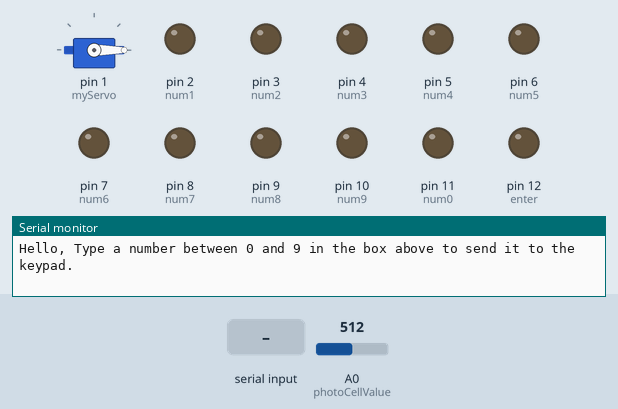
This sketch was run on a simulated Arduino Uno, built with avr-gcc and run on an emulated ATmega328P. On the bench: servo, output pins drawn as LEDs (lit = HIGH), the last lines printed to the serial monitor. Inputs (shaded band) come from the test bench; at power-on: A0 (photoCellValue) = 512. EEPROM starts erased.

Above: at 1.2 s.
1.3 s: "90,45\n" received over Serial
At 1.52 s:
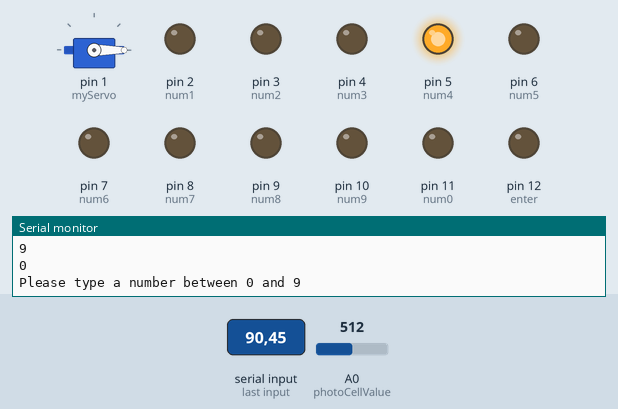
4.3 s: "30,150\n" received over Serial
At 6.3 s:
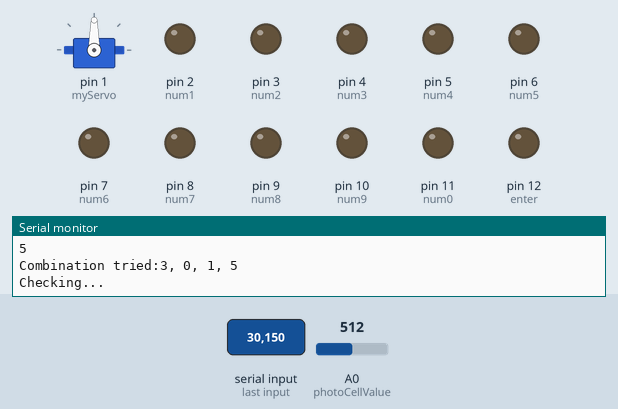
7.3 s: "2\n" received over Serial
At 8.44 s:
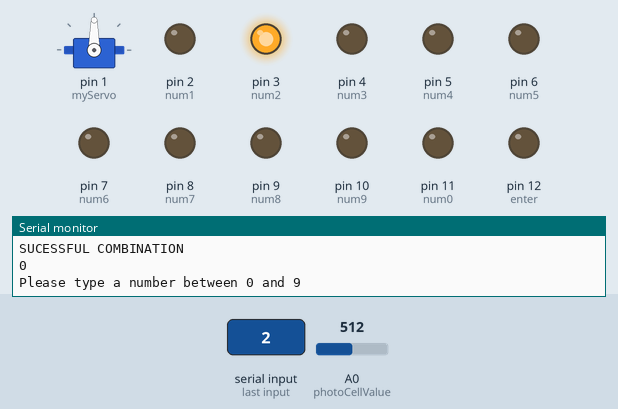
9.9 s: "90\n" received over Serial
At 10.11 s:
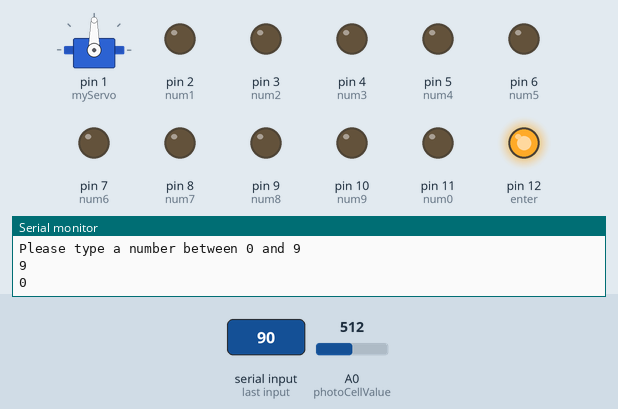
12.9 s: "4\n" received over Serial
At 13.22 s:
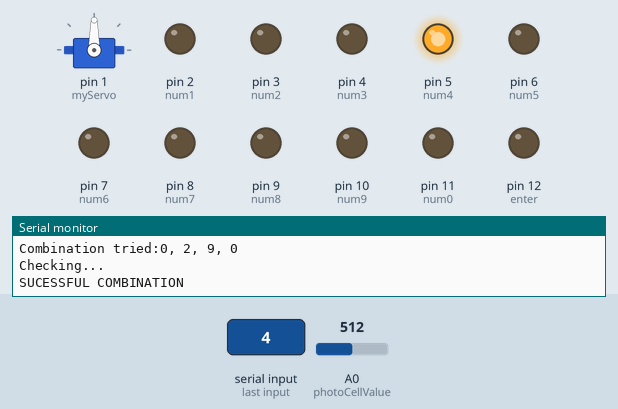
Timing chart, 0 to 15.7 s (numbered marks = the images above; inputs shaded):
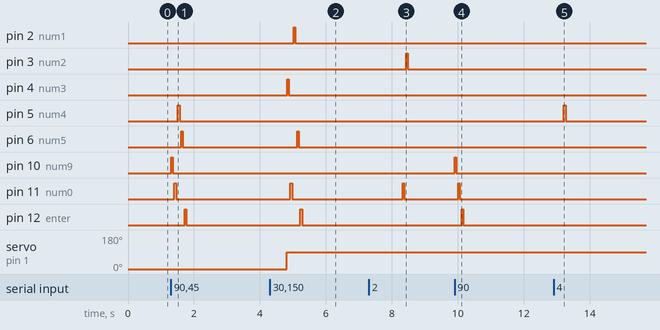

The sketch:

relay_keyboard_input.ino
```cpp
#include <EEPROM.h>
#include <Servo.h>


#define num1 2
#define num2 3
#define num3 4
#define num4 5
#define num5 6
#define num6 7
#define num7 8
#define num8 9
#define num9 10
#define num0 11
#define enter 12
//set pins that will control the relays that short the two wires together

byte address = 0;
int digit1 ,digit2  ,digit3 ,digit4;//places to store input digits
int number;//temporary place to hold input
int counter = 0; // counts how many digits have been submitted
String keyInput; // string to hold input

//photosensor reading variables
int sensorVal=0;//hold sensor Value
int photoCellValue = A0;

//servo code
Servo myServo;
int pos = 0;//set initial position to zero

void setup() {
  Serial.begin(9600);
  pinMode(num1,OUTPUT);
  pinMode(num2,OUTPUT);
  pinMode(num3,OUTPUT);
  pinMode(num4,OUTPUT);
  pinMode(num5,OUTPUT);
  pinMode(num6,OUTPUT);
  pinMode(num7,OUTPUT);
  pinMode(num8,OUTPUT);
  pinMode(num9,OUTPUT);
  pinMode(num0,OUTPUT);
  pinMode(enter, OUTPUT);
  //starts all pins at LOW
  digitalWrite(num1,LOW);
  digitalWrite(num2,LOW);
  digitalWrite(num3,LOW);
  digitalWrite(num4,LOW);
  digitalWrite(num5,LOW);
  digitalWrite(num6,LOW);
  digitalWrite(num7,LOW);
  digitalWrite(num8,LOW);
  digitalWrite(num9,LOW);
  digitalWrite(num0,LOW);
  digitalWrite(enter,LOW);

  pinMode(photoCellValue, INPUT);//sets pin to read photosensor value

  myServo.attach(1);//Set servo control pin to #1, because all our other pins are taken
  myServo.write(0);
  Serial.println("Hello, Type a number between 0 and 9 in the box above to send it to the keypad.");
}

void loop() {
  if(counter == 4){//if 4 numbers have been pressed
      pressEnter();//calls function to press enter
    }
  if(Serial.available() > 0){//if you type a thing
    keyInput = Serial.read();//reads input, puts it in keyinput
    number = keyInput.toInt()-'0';//converts it to the ASCII value, 0 being 48, 9 being 57

    if(number < 0 || number > 9 ){
      //Makes sure it's an integer input
      Serial.println("Please type a number between 0 and 9");
    }
    else if (number == 1 && counter != 4){
      //Makes sure the counter isn't already at the max
      EEPROM.put(address, number);//stores the digit in EEPROM
      Serial.println(number);//Prints the number
      buttonPress(num1);//calls the function to simulate pressing the 1 button on the keypad
      address = address + sizeof(int);//increments address, so the next value is written to an empty space in EEPROM
      counter++; //increments counter, gets closer to pressing enter

    }
    else if (number == 2 && counter != 4){

      EEPROM.put(address, number);
      Serial.println(number);
      buttonPress(num2);
      address = address + sizeof(int);
      counter++;

    }
    else if (number == 3 && counter != 4){

      EEPROM.put(address, number);
      Serial.println(number);
      buttonPress(num3);
      address = address + sizeof(int);
      counter++;

    }
    else if (number == 4 && counter != 4){

      EEPROM.put(address, number);
      Serial.println(number);
      buttonPress(num4);
      address = address + sizeof(int);
      counter++;

    }
    else if (number == 5 && counter != 4){

      EEPROM.put(address, number);
      Serial.println(number);
      buttonPress(num5);
      address = address + sizeof(int);
      counter++;

    }
    else if (number == 6 && counter != 4){

      EEPROM.put(address, number);
      Serial.println(number);
      buttonPress(num6);
      address = address + sizeof(int);
      counter++;

    }
    else if (number == 7 && counter != 4){

      EEPROM.put(address, number);
      Serial.println(number);
      buttonPress(num7);
      address = address + sizeof(int);
      counter++;

    }
    else if (number == 8 && counter != 4){

      EEPROM.put(address, number);
      Serial.println(number);
      buttonPress(num8);
      address = address + sizeof(int);
      counter++;

    }
    else if (number == 9 && counter != 4){

      EEPROM.put(address, number);
      Serial.println(number);
      buttonPress(num9);
      address = address + sizeof(int);
      counter++;

    }
    else if (number == 0 && counter != 4){

      EEPROM.put(address, number);
      Serial.println(number);
      buttonPress(num0);
      address = address + sizeof(int);
      counter++;

    }

 }
}


void buttonPress(int a){
  digitalWrite(a, HIGH);
  delay(50);
  digitalWrite(a, LOW);
  delay(50);
}


void pressEnter(){

  digitalWrite(enter,HIGH);
  delay(50);
  digitalWrite(enter,LOW);
  delay(50);
  counter = 0;//resets counter to 0
  address = 0;//resets address to zero, to make EEPROM easier to read from
  EEPROM.get(address,digit1);//reads value at first address, stores it into digit1
  address = address + sizeof(int);//increments address
  EEPROM.get(address,digit2);
  address = address + sizeof(int);
  EEPROM.get(address,digit3);
  address = address + sizeof(int);
  EEPROM.get(address,digit4);
  address = 0;// resets address to zero, for the next round of testing
  Serial.print("Combination tried:");
  Serial.print(digit1);
  Serial.print(", ");
  Serial.print(digit2);
  Serial.print(", ");
  Serial.print(digit3);
  Serial.print(", ");
  Serial.println(digit4);

  check();
}

void check(){
  sensorVal = analogRead(photoCellValue);
  Serial.println("Checking...");
  //Serial.println(sensorVal);
  if(sensorVal>375){
    delay(3000);//delay 3 seconds
    sensorVal = analogRead(photoCellValue);
    if(sensorVal>375){
    Serial.println("SUCESSFUL COMBINATION");
    turnHandle();
    exit;
    }else{
     Serial.println("FAILED");
    }
  }
}

void turnHandle(){
  myServo.write(90);
}
```

Measured:
- after the input at 1.3 s, pin 5 (num4): LOW → HIGH after 0.21 s, → LOW 0.05 s later; pin 6 (num5): LOW → HIGH after 0.32 s, → LOW 0.05 s later; pin 10 (num9): LOW → HIGH at once, → LOW 0.05 s later; pin 11 (num0): LOW → HIGH after 0.11 s, → LOW 0.05 s later; pin 12 (enter): LOW → HIGH after 0.42 s, → LOW 0.05 s later
- after the input at 4.3 s, pin 2 (num1): LOW → HIGH after 0.73 s, → LOW 0.05 s later; pin 4 (num3): LOW → HIGH after 0.52 s, → LOW 0.05 s later; pin 6 (num5): LOW → HIGH after 0.83 s, → LOW 0.05 s later; pin 11 (num0): LOW → HIGH after 0.62 s, → LOW 0.05 s later; pin 12 (enter): LOW → HIGH after 0.93 s, → LOW 0.05 s later
- after the input at 7.3 s, pin 3 (num2): LOW → HIGH after 1.1 s, → LOW 0.05 s later
- after the input at 9.9 s, pin 10 (num9): LOW → HIGH at once, → LOW 0.05 s later; pin 11 (num0): LOW → HIGH after 0.11 s, → LOW 0.05 s later; pin 12 (enter): LOW → HIGH after 0.21 s, → LOW 0.05 s later
- after the input at 12.9 s, pin 5 (num4): LOW → HIGH after 0.31 s, → LOW 0.05 s later
